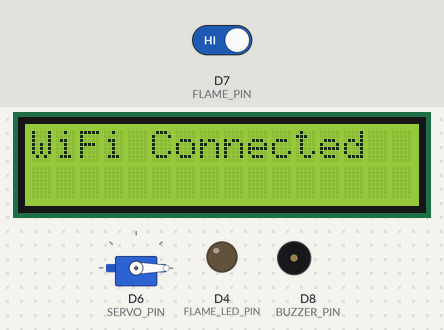
This sketch was run on a simulated ESP8266 (NodeMCU). Shown: servo, 16×2 character LCD, output pins drawn as LEDs (lit = HIGH), buzzer (waves = sounding, pin HIGH). Inputs (shaded band) come from the test bench; at power-on: D7 (FLAME_PIN) HIGH. WiFi joins after 1.5 s; servers stay silent unless stated; the local clock reads 2024-03-15 10:24:30 at power-on unless the sketch sets it.

Above: at 1.7 s.
At 4.8 s:
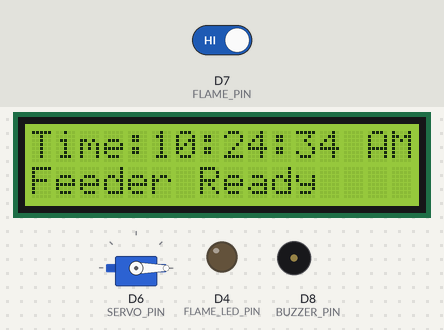
4.9 s: D7 (FLAME_PIN) driven LOW
At 8.0 s:
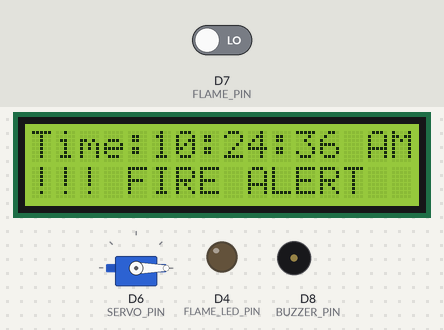
8.1 s: D7 (FLAME_PIN) driven HIGH
At 10.7 s:
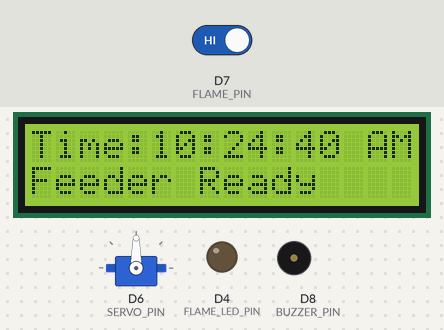
11.3 s: D7 (FLAME_PIN) driven LOW
At 12.07 s:
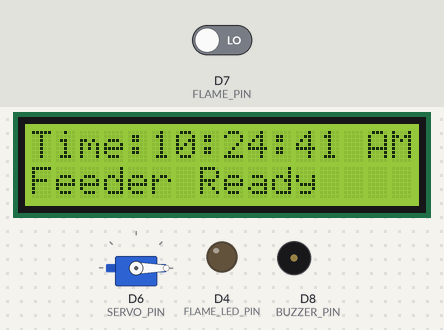
Timing chart, 0 to 20.4 s (numbered marks = the images above; inputs shaded):
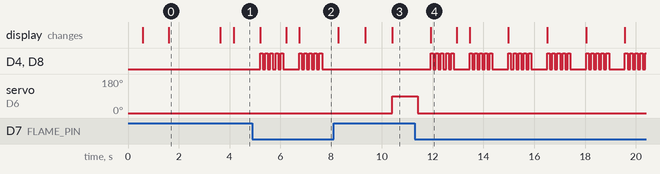

The sketch:

project.ino
```cpp
#include <ESP8266WiFi.h>
#include <time.h>
#include <Wire.h>
#include <LiquidCrystal_I2C.h>
#include <Servo.h>

// -------- WIFI --------
const char* ssid = "wifi name";
const char* password = "wifi password";

// -------- TIME --------
const long gmtOffset_sec = 6 * 3600;   // Bangladesh GMT +6
const int daylightOffset_sec = 0;

// -------- PINS --------
#define SERVO_PIN D6
#define FLAME_PIN D7
#define BUZZER_PIN D8
#define FLAME_LED_PIN D4   // optional LED for flame indication

// -------- OBJECTS --------
LiquidCrystal_I2C lcd(0x27, 16, 2);
Servo feederServo;

// -------- TIMERS --------
unsigned long lastFeedTime = 0;
const unsigned long feedInterval = 10000;   // 🔬 Prototype: 1 minute
bool feederState = false;                   // ON/OFF tracker

void setup() {
  Serial.begin(115200);

  pinMode(FLAME_PIN, INPUT);
  pinMode(BUZZER_PIN, OUTPUT);
  pinMode(FLAME_LED_PIN, OUTPUT);
  digitalWrite(BUZZER_PIN, LOW);
  digitalWrite(FLAME_LED_PIN, LOW);

  feederServo.attach(SERVO_PIN);
  feederServo.write(0);

  lcd.init();
  lcd.backlight();
  lcd.clear();

  // WiFi connection for time sync only
  lcd.setCursor(0,0);
  lcd.print("Connecting WiFi");
  WiFi.begin(ssid, password);
  while (WiFi.status() != WL_CONNECTED) {
    delay(500);
    lcd.print(".");
  }

  lcd.clear();
  lcd.setCursor(0,0);
  lcd.print("WiFi Connected");

  // Sync time
  configTime(gmtOffset_sec, daylightOffset_sec, "pool.ntp.org");
  delay(2000);
}

void loop() {
  unsigned long currentMillis = millis();

  // ---------- TIME ----------
  struct tm timeinfo;
  if (getLocalTime(&timeinfo)) {
    char timeStr[17];
    strftime(timeStr, sizeof(timeStr), "%I:%M:%S %p", &timeinfo);
    lcd.setCursor(0,0);
    lcd.print("Time:");
    lcd.print(timeStr);
  }

  // ---------- FLAME SENSOR ----------
  int flame = digitalRead(FLAME_PIN);
  if (flame == LOW) { // flame detected
    // Emergency buzzer: rapid beep pattern
    for (int i = 0; i < 5; i++) {
      digitalWrite(BUZZER_PIN, HIGH);
      digitalWrite(FLAME_LED_PIN, HIGH);
      delay(100);
      digitalWrite(BUZZER_PIN, LOW);
      digitalWrite(FLAME_LED_PIN, LOW);
      delay(100);
    }
    lcd.setCursor(0,1);
    lcd.print("!!! FIRE ALERT ");
  } else {
    lcd.setCursor(0,1);
    if (feederState) {
      lcd.print("Feeder ON       ");
    } else {
      lcd.print("Feeder Ready    ");
    }
  }

  // ---------- AUTO FEED (PROTOTYPE) ----------
  if (currentMillis - lastFeedTime > feedInterval) {
    lastFeedTime = currentMillis;
    feederState = true;
    feederServo.write(90);   // Open feeder
    delay(1000);              // Keep servo open
    feederServo.write(0);    // Close feeder
    feederState = false;     // Update feeder state
  }

  delay(500);
}
```

Measured:
- after the input at 4.9 s, D4 (FLAME_LED_PIN), D8 (BUZZER_PIN): goes 4 × (HIGH 0.10 s, LOW 0.10 s), HIGH 0.10 s, LOW 0.63 s, 4 × (HIGH 0.10 s, LOW 0.10 s), HIGH 0.10 s, then LOW, starting after 0.31 s; the display: first differs from a run without the input after 1.3 s (image 2 shows a later state)
- after the input at 8.1 s, D4 (FLAME_LED_PIN), D8 (BUZZER_PIN): stops changing and stays LOW; servo on D6 (SERVO_PIN): 0° → 90° after 2.3 s; the display: first changes after 0.19 s (image 3 shows a later state)
- after the input at 11.3 s, D4 (FLAME_LED_PIN), D8 (BUZZER_PIN): LOW → HIGH after 0.62 s, then repeats every 1.5 s: 4 × (LOW 0.10 s, HIGH 0.10 s), LOW 0.63 s, HIGH 0.10 s
- what the display in image 0 shows lasts 2.0 s, from 1.6 s to 3.6 s
